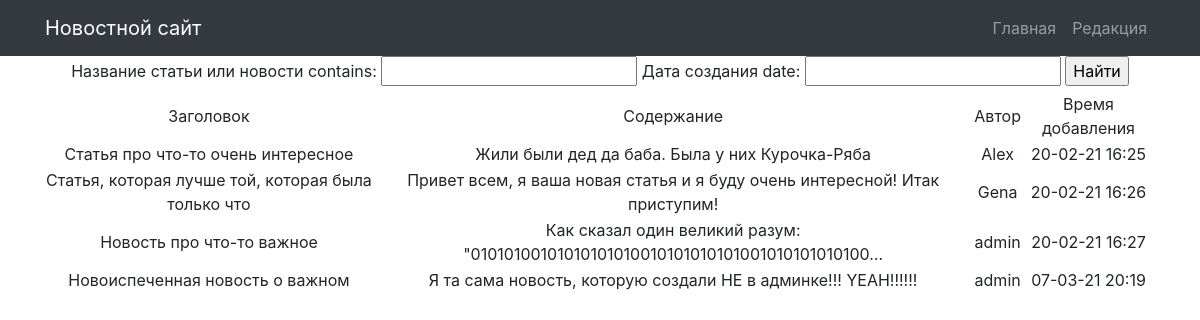
/search/, run on an earlier commit of the app's database.
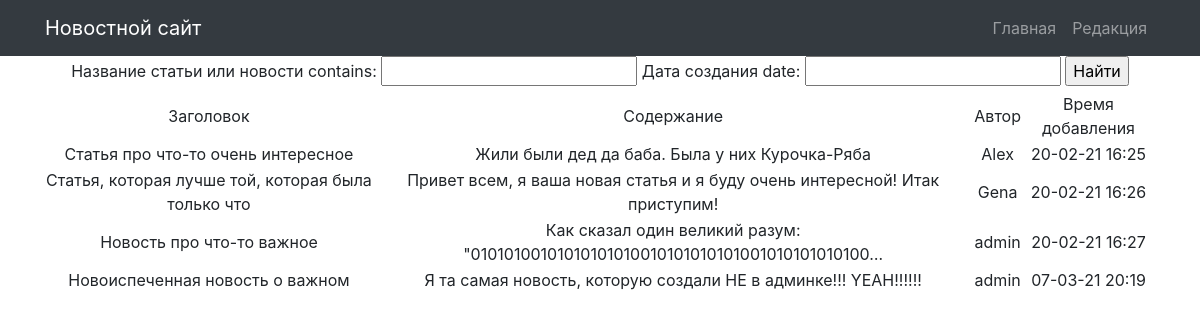
And on a later commit of the database.
### news/models.py (models this page shows, shortened)
class Post(models.Model):
    ARTICLE_TYPES = (
        ('news', 'Новости'), ('article', 'Статья')
    )
    article_author = models.ForeignKey(Author, on_delete=models.CASCADE, verbose_name='Автор статьи или новости')
    article_choice = models.CharField(max_length=50, choices=ARTICLE_TYPES)
    article_time_in = models.DateTimeField(auto_now_add=True, verbose_name='Дата создания')
    article_category = models.ManyToManyField(Category, verbose_name='Категория публикации')
    article_title = models.CharField(max_length=255, verbose_name='Название статьи или новости')
    article_text = models.TextField(verbose_name='Основной текст статьи')
    article_rating = models.IntegerField(default=0, verbose_name='Рейтинг публикации')
    class Meta:
        verbose_name = 'Пост'
        verbose_name_plural = 'Посты'

class Author(models.Model):
    author = models.ForeignKey(User, on_delete=models.CASCADE, verbose_name='Автор')
    author_rating = models.IntegerField(default=0, verbose_name='Рейтинг автора')
    def __str__(self):
        return self.author.username
    class Meta:
        verbose_name = 'Автор'
        verbose_name_plural = 'Авторы'

### news/views.py (the view)
# urls.py: path('search/', NewsSearch.as_view()),
class NewsSearch(ListView):
    model = Post
    template_name = 'search.html'
    context_object_name = 'posts'
    def get_context_data(self, **kwargs):
        context = super().get_context_data(**kwargs)
        context['filter'] = NewsFilter(self.request.GET, queryset=self.get_queryset())
        return context

### news/templatetags/custom_filters.py (called while the page is built)
@register.filter(name='censor')
def censor(value):
    if "плохое слово 1" or "плохое слово 2" or "плохое слово 3" in value:
        value.replace("плохое слово 1", "***")
        value.replace("плохое слово 2", "***")
        value.replace("плохое слово 3", "***")
        return value
    else:
        return value

### Templates/search.html (shortened to what this page needs)
{% extends 'default.html' %}
{% load custom_filters %}
{% block content %}
<form method="GET">
    {{ filter.form }}
    <input type="submit" value="Найти">
</form>
<table>
            <tr>
                <td>
                    Заголовок
                </td>
                <td>
                    Содержание
                </td>
                <td>
                    Автор
                </td>
                <td>
                    Время добавления
                </td>
            </tr>
        {% for post in filter.qs %}
            <tr>
                <td>
                    {{ post.article_title | censor }}
                </td>
                <td>
                    {{ post.article_text | censor | truncatechars:80 }}
                </td>
                <td>
                    {{ post.article_author }}
                </td>
                <td>
                    {{ post.article_time_in | date:'d-m-y H:i'}}
                </td>
            </tr>
        {% endfor %}
        </table>
{% endblock content %}

What changed in the data, as far as the page shows it:
changed Post "Новоиспеченная новость о важном": article_text|censor "Я та сама новость, которую создали НЕ в админке!!! YEAH!!!!!!" → "Я та самая новость, которую создали НЕ в админке!!! YEAH!!!!!!"
